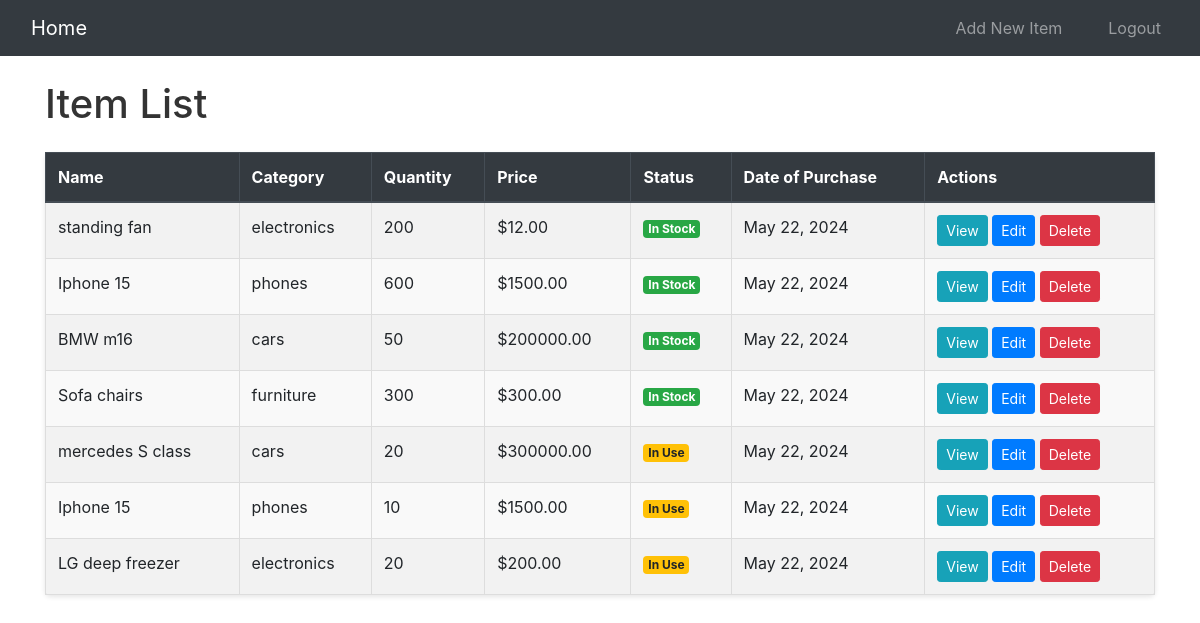
The app's page / (signed in) with its own data.
### inventory/models.py (models this page shows, shortened)
class Item(models.Model):
    STATUS_CHOICES = [
        ('in_stock', 'In Stock'),
        ('in_use', 'In Use'),
    ]
    name = models.CharField(max_length=100)
    category = models.ForeignKey(Category, on_delete=models.CASCADE)
    quantity = models.IntegerField()
    price = models.DecimalField(max_digits=10, decimal_places=2)
    status = models.CharField(max_length=10, choices=STATUS_CHOICES, default='in_stock')
    date_of_purchase = models.DateField(null=True, default=datetime.date.today)

class Category(models.Model):
    name = models.CharField(max_length=100)

### inventory/views.py (the view)
# urls.py: path('', views.item_list, name='item_list'),
@login_required
def item_list(request):
    items = Item.objects.all()
    return render(request, 'inventory/item_list.html', {'items': items})

### inventory/templates/inventory/item_list.html (shortened to what this page needs)
{% extends 'inventory/base.html' %}
{% block content %}
<h1 class="my-4">Item List</h1>
<table class="table table-striped table-hover">
    <thead class="thead-dark">
        <tr>
            <th>Name</th>
            <th>Category</th>
            <th>Quantity</th>
            <th>Price</th>
            <th>Status</th>
            <th>Date of Purchase</th>
            <th>Actions</th>
        </tr>
    </thead>
    <tbody>
        {% for item in items %}
        <tr>
            <td>{{ item.name }}</td>
            <td>{{ item.category.name }}</td>
            <td>{{ item.quantity }}</td>
            <td>${{ item.price }}</td>
            <td>
                {% if item.status == 'in_stock' %}
                    <span class="badge badge-success">In Stock</span>
                {% else %}
                    <span class="badge badge-warning">In Use</span>
                {% endif %}
            </td>
            <td>{{ item.date_of_purchase }}</td>
            <td>
                <a href="{% url 'item_detail' item.pk %}" class="btn btn-info btn-sm">View</a>
                <a href="{% url 'item_edit' item.pk %}" class="btn btn-primary btn-sm">Edit</a>
                <form action="{% url 'item_delete' item.pk %}" method="post" style="display:inline;">
                    <button type="submit" class="btn btn-danger btn-sm">Delete</button>
                </form>
            </td>
        </tr>
        {% endfor %}
    </tbody>
</table>
{% endblock %}

### inventory/static/inventory/style.css (style rules this page uses)
body { font-family: Arial, sans-serif; margin: 0; padding: 0; background-color: #f4f4f4; }
h1 { color: #333; margin-bottom: 20px; }
table { width: 100%; border-collapse: collapse; margin-bottom: 20px; background-color: #fff; border-radius: 5px; box-shadow: 0 2px 5px rgba(0, 0, 0, 0.1); }
table, th, td { border: 1px solid #ddd; padding: 12px; text-align: left; }
th { background-color: #f2f2f2; }
tr:nth-child(even) { background-color: #f9f9f9; }
button { background-color: #28a745; color: white; padding: 10px 15px; border: none; border-radius: 4px; cursor: pointer; }

### records on screen
Item: name "standing fan", category.name "electronics", quantity "200", price "12.00", status "In Stock", date_of_purchase "May 22, 2024"
Item: name "Iphone 15", category.name "phones", quantity "600", price "1500.00", status "In Stock", date_of_purchase "May 22, 2024"
Item: name "BMW m16", category.name "cars", quantity "50", price "200000.00", status "In Stock", date_of_purchase "May 22, 2024"
Item: name "Sofa chairs", category.name "furniture", quantity "300", price "300.00", status "In Stock", date_of_purchase "May 22, 2024"
Item: name "mercedes S class", category.name "cars", quantity "20", price "300000.00", status "In Use", date_of_purchase "May 22, 2024"
Item: name "Iphone 15", category.name "phones", quantity "10", price "1500.00", status "In Use", date_of_purchase "May 22, 2024"
Item: name "LG deep freezer", category.name "electronics", quantity "20", price "200.00", status "In Use", date_of_purchase "May 22, 2024"
